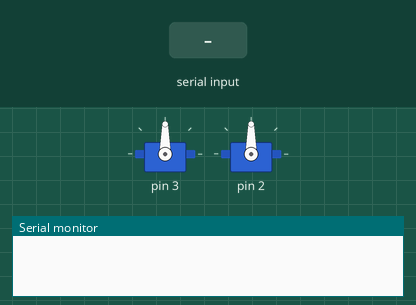
The sketch below on a simulated Arduino Uno, built with avr-gcc and run on an emulated ATmega328P. Shown: 2 × servo, the last lines printed to the serial monitor. The inputs (shaded band) are chosen by the test bench.

Above: at 1.2 s.
1.3 s: "f" received over Serial
At 1.6 s:
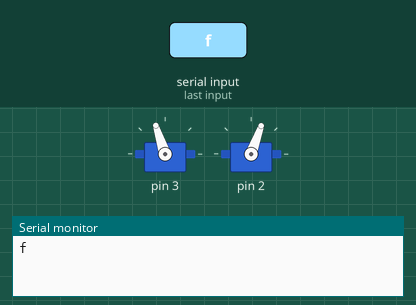
2.8 s: "r" received over Serial
At 4.0 s:
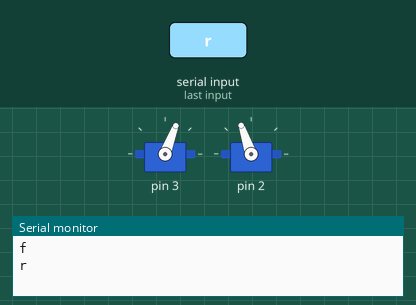
4.3 s: "d" received over Serial
At 5.2 s:
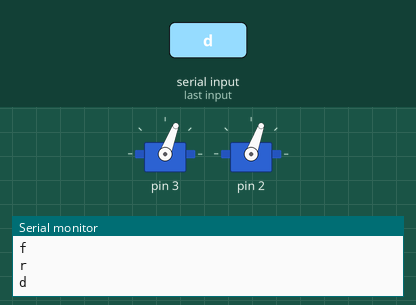
5.8 s: "e" received over Serial
At 6.3 s:
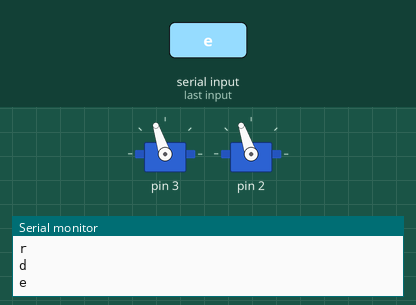
Timing chart, 0 to 8.3 s (numbered marks = the images above; inputs shaded):
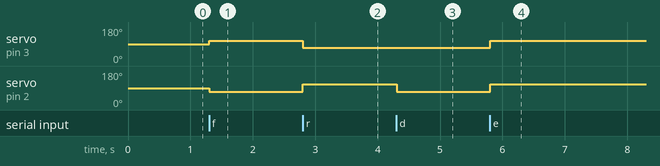

The sketch:

ControleRemotoBluetooth.ino
```cpp
/*
 * Baixa o aplicativo de controle remoto para arduino bluetooth
 * https://play.google.com/store/apps/details?id=com.giumig.apps.bluetoothserialmonitor
 * Configurar com os caracteres utilizados no código
 *
 * Usar o Tx -> Rx e Rx -> Tx (bluetooth -> Arduíno)
 */

#include "ServoMotor.h"


ServoMotor sm;
int delta;
char c;

void setup() {
   delta = 20;
   sm.setup(2,3);
   sm.calibra(1470,1460);
   Serial.begin(9600);
}

void loop() {
  if (Serial.available())
  {
    char novoC = Serial.read();

    if (novoC == 't') {
      sm.incrementaVelocidade(delta);
    }
    else if (novoC == 'o') {
      sm.incrementaVelocidade(-delta);
    }
    else {
      c = novoC;
    }
    if (c == 'f') {
      // move para frente
      sm.frente();
    }
    else if (c == 'r') {
      // move para trás
      sm.re();
    }
    else if (c == 'd') {
      sm.viraDireita();
    }
    else if (c == 'e') {
      sm.viraEsquerda();
    }
    else if (c == 'q') {
      sm.parado();
    }
    Serial.println(c);
  }
  delay(20);
}
```

ServoMotor.cpp
```cpp
#include "ServoMotor.h"


ServoMotor::ServoMotor(){

}

void ServoMotor::setup(int pinEsquerda,int pinDireita){
    paradoDireito = 1500;
    paradoEsquerdo = 1500;
    intensidade = 200;
    mDireito.attach(pinDireita);
    mEsquerdo.attach(pinEsquerda);


}

void ServoMotor::incrementaVelocidade(int delta) {
  intensidade = intensidade + delta;
  if (intensidade > 400 ) {
    intensidade = 400;
  }
  else if (intensidade < 0) {
    intensidade = 0;
  }
  Serial.println(intensidade);
}

void ServoMotor::calibra(int pEsq, int pDir){
    paradoDireito = pDir;
    paradoEsquerdo = pEsq;
}

void ServoMotor::frente(){
    mDireito.writeMicroseconds(paradoDireito+intensidade);
    mEsquerdo.writeMicroseconds(paradoEsquerdo-intensidade);
}

void ServoMotor::viraDireita(){
    mDireito.writeMicroseconds(paradoDireito-intensidade);
    mEsquerdo.writeMicroseconds(paradoEsquerdo-intensidade);
}

void ServoMotor::viraEsquerda(){
    mDireito.writeMicroseconds(paradoDireito+intensidade);
    mEsquerdo.writeMicroseconds(paradoEsquerdo+intensidade);

}

void ServoMotor::re(){
    mDireito.writeMicroseconds(paradoDireito-intensidade);
    mEsquerdo.writeMicroseconds(paradoEsquerdo+intensidade);
}

void ServoMotor::parado(){
    mDireito.writeMicroseconds(paradoDireito);
    mEsquerdo.writeMicroseconds(paradoEsquerdo);
}
```

ServoMotor.h
```cpp
#ifndef SERVOMOTOR_H
#define SERVOMOTOR_H
#include <Arduino.h>
#include <Servo.h>

 class ServoMotor
 {
     public:

        ServoMotor();
        void setup(int pinEsq, int pinDir);
        void frente();
        void viraDireita();
        void viraEsquerda();
        void re();
        void parado();
        void calibra(int pEsq, int pDir);
        void incrementaVelocidade(int delta);


           int intensidade;
    private:

        int paradoDireito;
        int paradoEsquerdo;


        Servo mEsquerdo;
        Servo mDireito;
 };

#endif
```

Measured:
- after the input at 1.3 s, servo on pin 3: 90° → 108° at once; servo on pin 2: 90° → 70° at once
- after the input at 2.8 s, servo on pin 3: 108° → 69° at once; servo on pin 2: 70° → 109° at once
- after the input at 4.3 s, servo on pin 2: 109° → 70° at once
- after the input at 5.8 s, servo on pin 3: 69° → 108° at once; servo on pin 2: 70° → 109° at once
